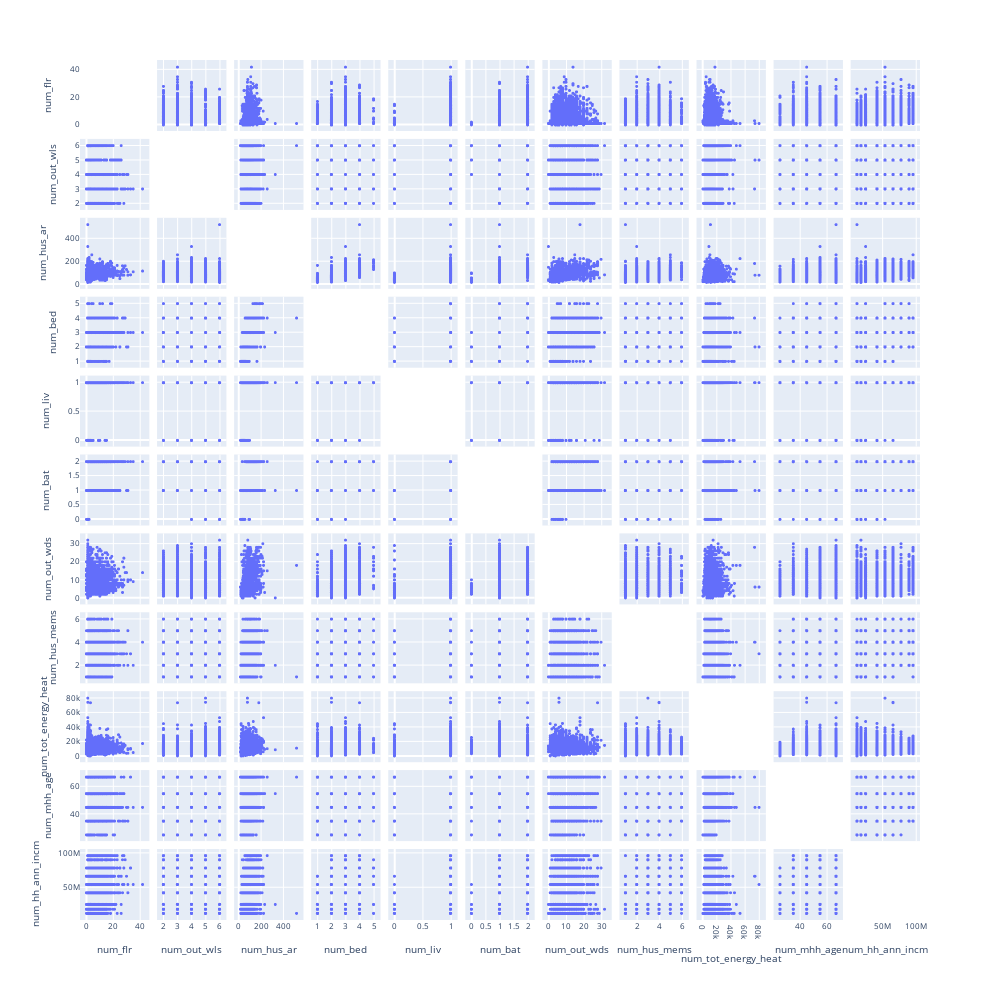

Notebook source saved alongside this figure:
### Code cell
# lst_var_num.pop(lst_var_num.index("num_hus_blt_yr"))

fig_tmp = px.scatter_matrix(df_raw[lst_labels_num])

fig_tmp.update_traces(
    marker_size= 3,
    diagonal_visible= False,
)

fig_tmp.update_layout(
    font_size= 8,
    width= 1000,
    height= 1000,
)

fig_tmp.show()

### Figure 1 — Plotly figure (JSON) as saved in the notebook; plotly's stock layout.template omitted (floating-point values rounded to 4 significant figures; data arrays with more than 128 entries replaced by an {"elided": "..."} marker saying what was removed)
{"data": [{"diagonal": {"visible": false}, "dimensions": [{"axis": {"matches": true}, "label": "num_flr", "values": {"elided": "7410 int values"}}, {"axis": {"matches": true}, "label": "num_out_wls", "values": {"elided": "7410 int values"}}, {"axis": {"matches": true}, "label": "num_hus_ar", "values": {"elided": "7410 float values"}}, {"axis": {"matches": true}, "label": "num_bed", "values": {"elided": "7410 int values"}}, {"axis": {"matches": true}, "label": "num_liv", "values": {"elided": "7410 int values"}}, {"axis": {"matches": true}, "label": "num_bat", "values": {"elided": "7410 int values"}}, {"axis": {"matches": true}, "label": "num_out_wds", "values": {"elided": "7410 int values"}}, {"axis": {"matches": true}, "label": "num_hus_mems", "values": {"elided": "7410 int values"}}, {"axis": {"matches": true}, "label": "num_tot_energy_heat", "values": {"elided": "7410 float values"}}, {"axis": {"matches": true}, "label": "num_mhh_age", "values": {"elided": "7410 int values"}}, {"axis": {"matches": true}, "label": "num_hh_ann_incm", "values": {"elided": "7410 int values"}}], "hovertemplate": "%{xaxis.title.text}=%{x}<br>%{yaxis.title.text}=%{y}<extra></extra>", "legendgroup": "", "marker": {"color": "#636efa", "size": 3, "symbol": "circle"}, "name": "", "showlegend": false, "type": "splom"}], "layout": {"dragmode": "select", "font": {"size": 8}, "height": 1000, "legend": {"tracegroupgap": 0}, "margin": {"t": 60}, "width": 1000}}
